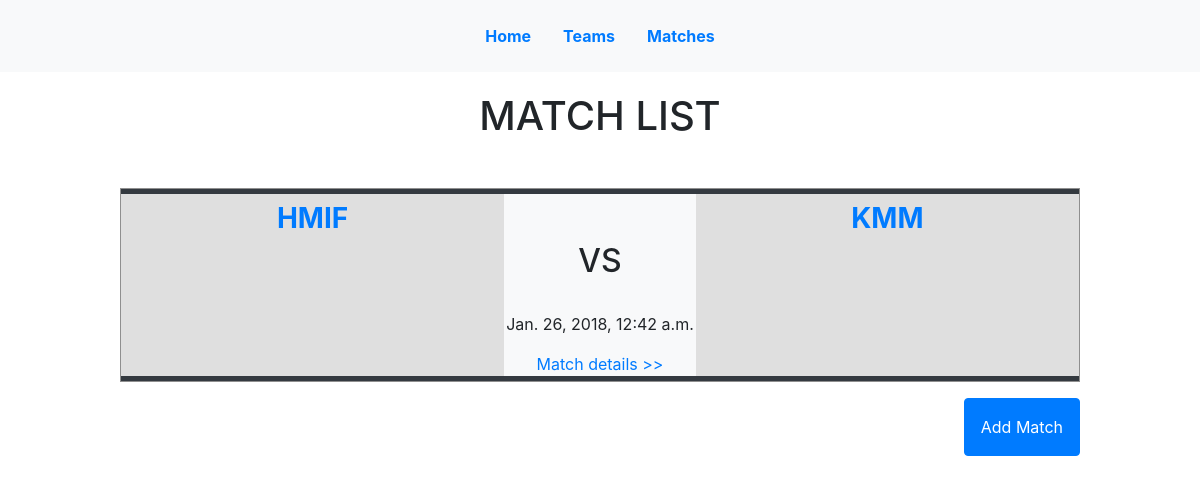
Page /match/ on the earlier database version.
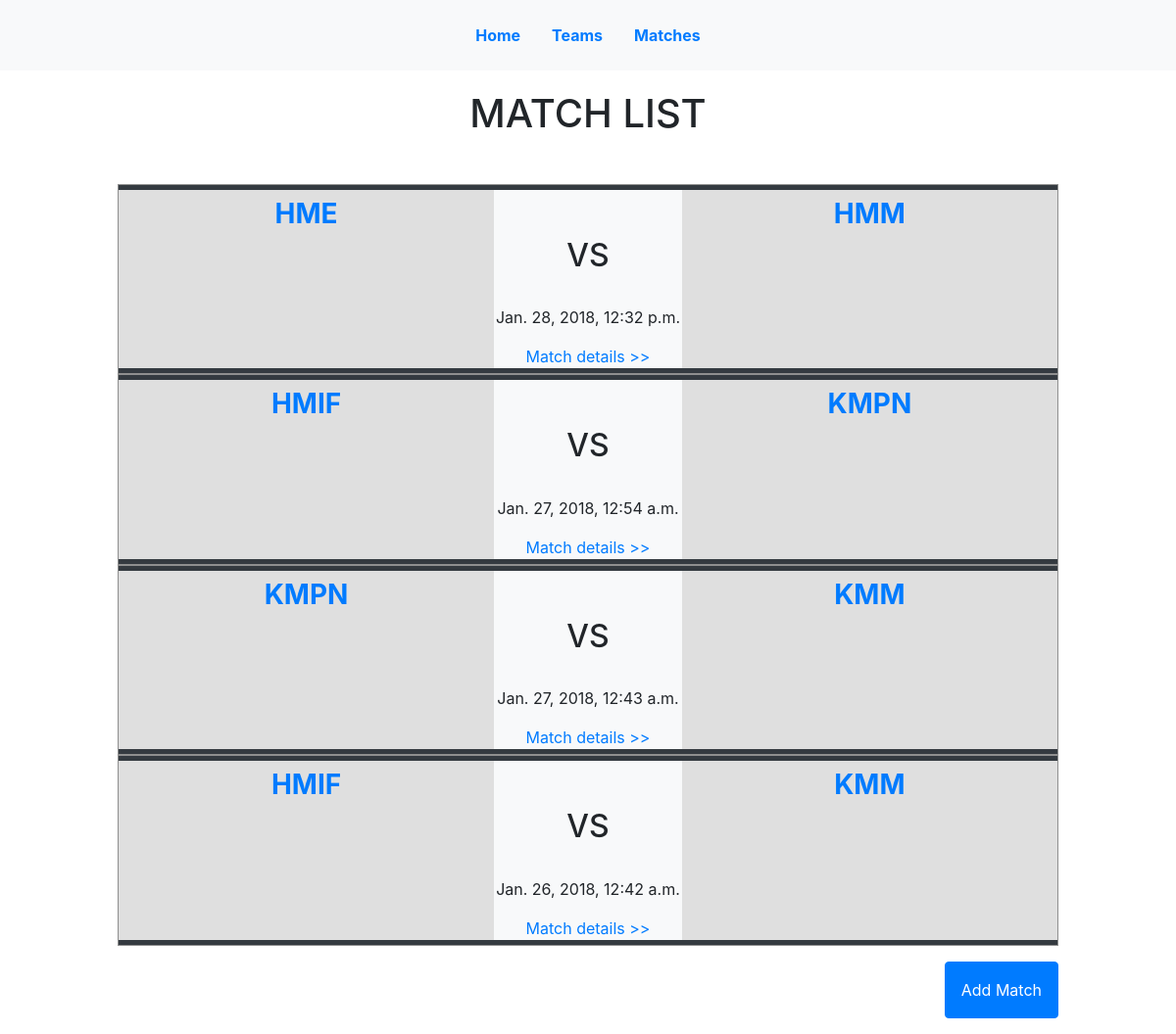
Same page on the later database version.
### stats/models.py (models this page shows, shortened)
class Match(models.Model):
    class Meta:
        ordering = ['-match_date',]
    match_date = models.DateTimeField()
    home_team = models.ForeignKey(Team, related_name="home_team", on_delete=models.CASCADE, null=True)
    away_team = models.ForeignKey(Team, related_name="away_team", on_delete=models.CASCADE, null=True)
    available = models.BooleanField()
    goal_home = models.IntegerField(default=0)
    pass_complete_home = models.IntegerField(default=0)
    pass_incomplete_home = models.IntegerField(default=0)
    ball_possession_home = models.DecimalField(max_digits = 5, decimal_places = 2, default=0)
    shot_on_target_home = models.IntegerField(default=0)
    shot_off_target_home = models.IntegerField(default=0)
    shot_percentage_home = models.DecimalField(max_digits = 5, decimal_places = 2, default=0)
    intercept_home = models.IntegerField(default=0)
    saves_home = models.IntegerField(default=0)
    tackle_home = models.IntegerField(default=0)
    fouls_committed_home = models.IntegerField(default=0)
    fouls_suffered_home = models.IntegerField(default=0)
    yellow_card_home = models.IntegerField(default=0)
    red_card_home = models.IntegerField(default=0)
    goal_away = models.IntegerField(default=0)
    pass_complete_away = models.IntegerField(default=0)
    pass_incomplete_away = models.IntegerField(default=0)
    ball_possession_away = models.DecimalField(max_digits = 5, decimal_places = 2, default=0)
    shot_on_target_away = models.IntegerField(default=0)
    shot_off_target_away = models.IntegerField(default=0)
    shot_percentage_away = models.DecimalField(max_digits = 5, decimal_places = 2, default=0)
    intercept_away = models.IntegerField(default=0)
    saves_away = models.IntegerField(default=0)
    tackle_away = models.IntegerField(default=0)
    fouls_committed_away = models.IntegerField(default=0)
    fouls_suffered_away = models.IntegerField(default=0)
    yellow_card_away = models.IntegerField(default=0)
    red_card_away = models.IntegerField(default=0)

class Team(models.Model):
    class Meta:
        ordering = ['-win','-draw','-lose','-goal_for','-goal_against']
    name = models.CharField(max_length=100)
    logo = models.ImageField(null=True, blank=True)
    points = models.IntegerField(default=0)
    goal_for = models.IntegerField(default=0)
    goal_against = models.IntegerField(default=0)
    win = models.IntegerField(default=0)
    lose = models.IntegerField(default=0)
    draw = models.IntegerField(default=0)
    def __str__(self):
        return self.name

### stats/views.py (the view)
# urls.py: path('match/', views.MatchListView.as_view(), name = 'match_list'),
class MatchListView(FormListView):
    form_class = MatchForm
    model = Match
    context_object_name = 'match_list'
    template_name = 'match_list.html'

### stats/views.py (called while the page is built)
    def get(self, request, *args, **kwargs):
        form_class = self.get_form_class()
        self.form = self.get_form(form_class)
        self.object_list = self.get_queryset()
        allow_empty = self.get_allow_empty()
        if not allow_empty and len(self.object_list) == 0:
            raise Http404(_(u"Empty list and '%(class_name)s.allow_empty' is False.")
                          % {'class_name': self.__class__.__name__})
        context = self.get_context_data(object_list=self.object_list, form=self.form)
        return self.render_to_response(context)

### templates/match_list.html (shortened to what this page needs)
{% extends 'base.html' %}
{% block content %}
<div class="match_list">
	<h1 class="text-center mb-5">MATCH LIST</h1>
	<div class="match_list_table">
      {% for match in 	match_list %}
      	<div class="match_instance" >
	        <div class="separator bg-dark"></div>
	      	<div class="home_team text-center p-2">
	      		<h3 class="font-weight-bold"><a href="{% url 'team_detail' match.home_team.pk %}">{{match.home_team.name}}</a></h3>
	      	</div>
	      	<div class="match_date text-center bg-light">
	      	<br>
	      	<br>
	      	<h2>VS</h2>
	      	<br>
	      	<p>{{match.match_date}}</p>
	      	<a href="{% url 'match_in_game' match.pk %}"> Match details >></a>
	        </div>
	        <div class="away_team text-center p-2">
	        	<h3 class="font-weight-bold"><a href="{% url 'team_detail' match.away_team.pk %}">{{match.away_team.name}}</a></h3>
	        </div>
	        <div class="separator bg-dark"></div>
      	</div>
      {% endfor %}
  	</div>
	<button class="btn btn-primary float-right mt-3 mb-3 p-3" id="add_match">Add Match</button>
</div>
{% endblock content %}

Differences in the rows shown:
added Match: home_team.name "HME", match_date "Jan. 28, 2018, 12:32 p.m.", away_team.name "HMM"
added Match: home_team.name "HMIF", match_date "Jan. 27, 2018, 12:54 a.m.", away_team.name "KMPN"
added Match: home_team.name "KMPN", match_date "Jan. 27, 2018, 12:43 a.m.", away_team.name "KMM"
